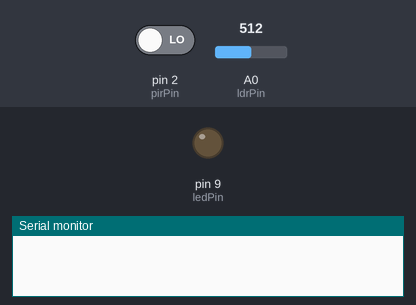
Bench run of a sketch on a simulated Arduino Uno, built with avr-gcc and run on an emulated ATmega328P. Shown: output pins drawn as LEDs (lit = HIGH), the last lines printed to the serial monitor. The inputs (shaded band) are chosen by the test bench; at power-on: A0 (ldrPin) = 512, pin 2 (pirPin) LOW.

Above: at 1.2 s.
1.3 s: A0 (ldrPin) set to 482
At 2.4 s:
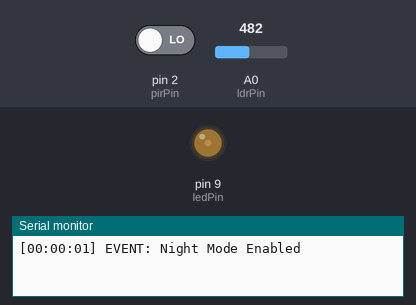
2.8 s: pin 2 (pirPin) driven HIGH
At 3.5 s:
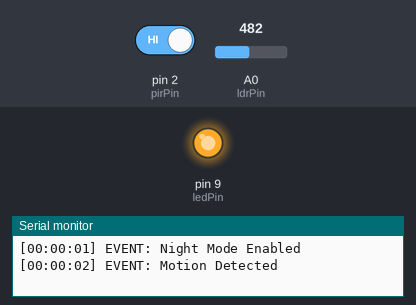
4.3 s: A0 (ldrPin) set to 510
At 4.6 s:
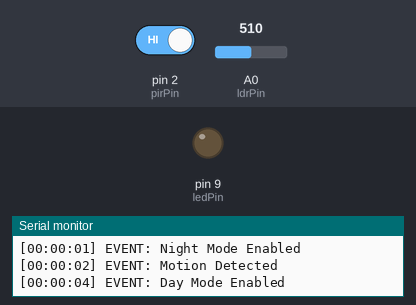
5.8 s: A0 (ldrPin) set to 490
At 6.1 s:
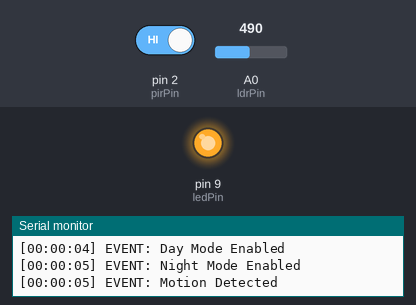
7.3 s: A0 (ldrPin) set to 511
At 8.1 s:
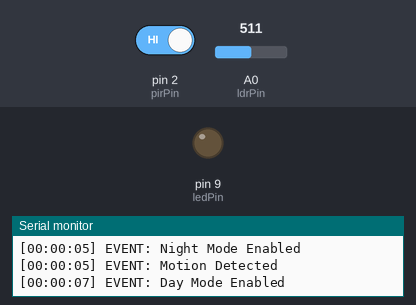
Timing chart, 0 to 9.8 s (numbered marks = the images above; inputs shaded):
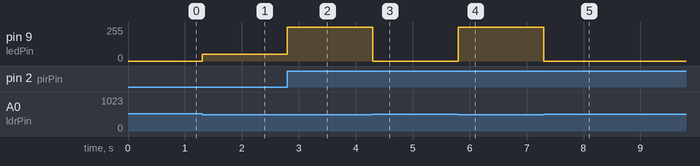

The sketch:

smart_street_light.ino
```cpp
/*
 * Author      : Ritu Raj
 * Date        : 2 July 2026
 */

const int ldrPin = A0;
const int pirPin = 2;
const int ledPin = 9;
// Adjust according to your LDR
const int ldrThreshold = 500;

bool nightMode = false;
bool motionActive = false;

unsigned long motionTimer = 0;
const unsigned long motionDuration = 30000; //30 sec

// Time counter
unsigned long previousSecond = 0;
unsigned long totalSeconds = 0;

void printTime(){
    int hh = totalSeconds / 3600;
    int mm = (totalSeconds % 3600) / 60;
    int ss = totalSeconds % 60;

    Serial.print("[");

    if(hh < 10) Serial.print("0");
    Serial.print(hh);
    Serial.print(":");

    if(mm < 10) Serial.print("0");
    Serial.print(mm);
    Serial.print(":");

    if(ss < 10) Serial.print("0");
    Serial.print(ss);

    Serial.print("] ");}

void logEvent(String msg){
    printTime();
    Serial.print("EVENT: ");
    Serial.println(msg);}

void setup(){
    pinMode(pirPin, INPUT);
    pinMode(ledPin, OUTPUT);

    Serial.begin(9600);

    analogWrite(ledPin,0);}

void loop(){
    // Simple software clock
    if(millis() - previousSecond >= 1000){
        previousSecond += 1000;
        totalSeconds++;}

    int ldrValue = analogRead(ldrPin);
    int pirState = digitalRead(pirPin);

    // ---------------- DAY MODE ----------------
    if(ldrValue > ldrThreshold){
        if(nightMode){
            logEvent("Day Mode Enabled");}

        nightMode = false;
        motionActive = false;
        analogWrite(ledPin,0);
        return;}

    // ---------------- NIGHT MODE ----------------
    if(!nightMode){
        nightMode = true;
        analogWrite(ledPin,51);     //20%
        logEvent("Night Mode Enabled");}

    // Motion detected
    if(pirState == HIGH){
        analogWrite(ledPin,255);
        if(!motionActive){
            logEvent("Motion Detected");}

        motionActive = true;
        motionTimer = millis();}

    // Check timeout
    if(motionActive){
        if(millis() - motionTimer >= motionDuration){
            analogWrite(ledPin,51);   //20%
            motionActive = false;
            logEvent("No Motion - LED Dimmed");}}}
```

Measured:
- the behaviour switches between 501 and 500 on A0 (ldrPin) (found by bisection; images 0 and 1)
- after the input at 1.3 s, pin 9 (ledPin): 0/255 → 51/255 at once
- after the input at 2.8 s, pin 9 (ledPin): 51/255 → 255/255 at once
- after the input at 4.3 s, pin 9 (ledPin): 255/255 → 0/255 at once
- after the input at 5.8 s, pin 9 (ledPin): 0/255 → 255/255 at once
- after the input at 7.3 s, pin 9 (ledPin): 255/255 → 0/255 at once
